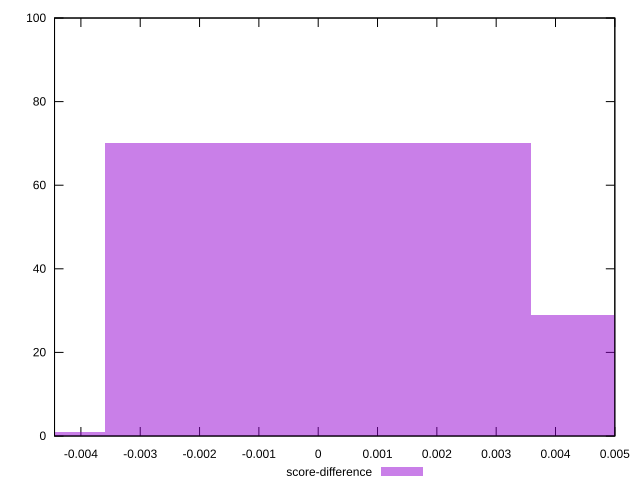

Generate this figure with gnuplot:
reset

$scoreDifference <<EOF
0 70
0.0071741367275437295 29
-0.0071741367275437295 1
EOF

set key outside below
set boxwidth 0.0071741367275437295
set xrange [-0.004444444444444473:0.0050000000000000044]
set yrange [0:100]
set trange [0:100]
set style fill transparent solid 0.5 noborder
set terminal svg size 640, 490 enhanced background rgb 'white'
set output "report_00008_2021-01-22T20:58:29.167/uses-http2/samples/pages+cached+noadtech/score-difference/histogram.svg"

plot $scoreDifference title "score-difference" with boxes

reset
